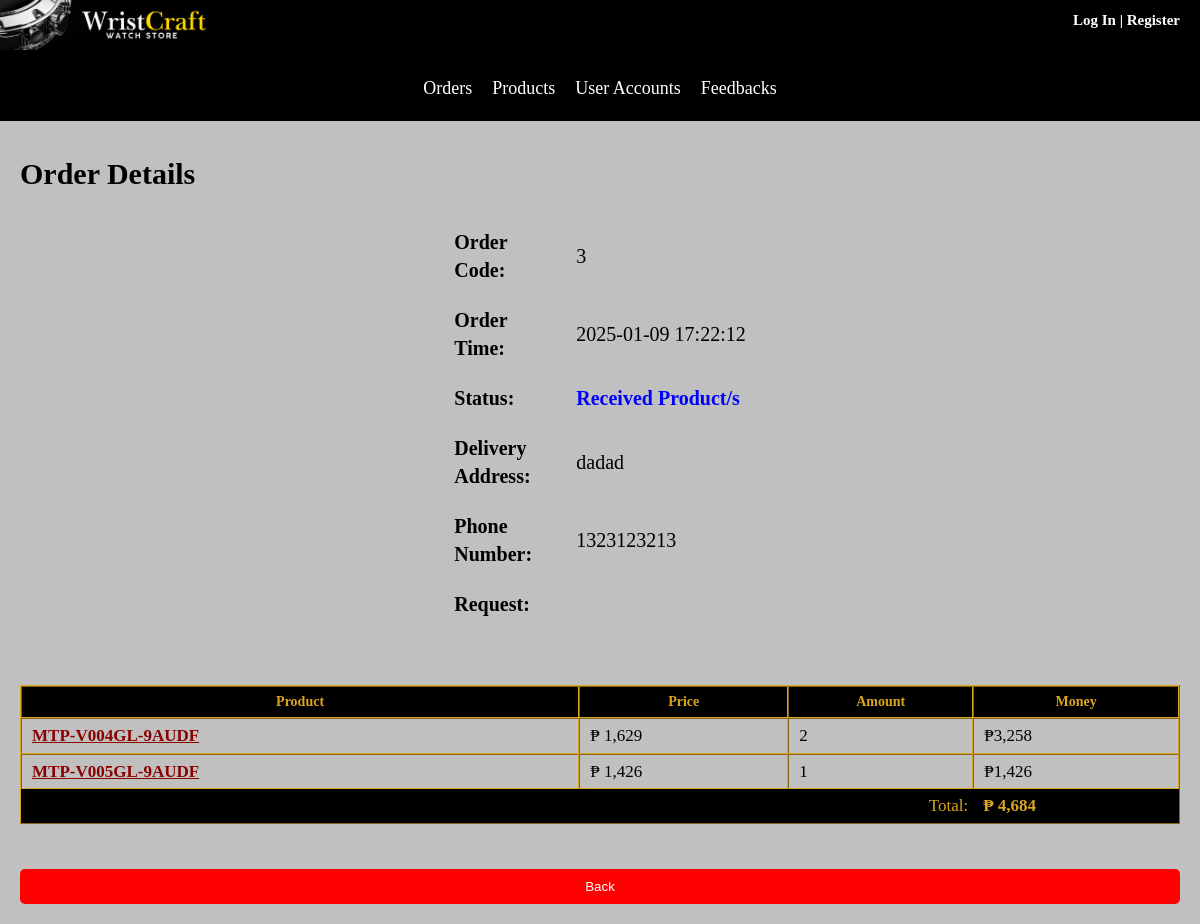
Screenshot of /WristCraft/adminorderdetails.php?id=3 with the database file from the repository.
### tables this page shows
CREATE TABLE `orders` (
  `Id` int(11) NOT NULL,
  `CreateTime` datetime NOT NULL,
  `CloseTime` datetime NOT NULL,
  `Status` int(11) NOT NULL,
  `UserId` int(11) DEFAULT NULL,
  `Name` varchar(255) NOT NULL,
  `Address` text NOT NULL,
  `Phone` varchar(12) NOT NULL,
  `Email` varchar(255) DEFAULT NULL,
  `Request` text DEFAULT NULL
);

CREATE TABLE `orderlines` (
  `Id` int(11) NOT NULL,
  `OrderId` int(11) NOT NULL,
  `WatchesId` int(11) NOT NULL,
  `Quantity` int(11) NOT NULL,
  `Price` int(11) NOT NULL
);

CREATE TABLE `watches` (
  `Id` int(11) NOT NULL,
  `CodeName` varchar(255) NOT NULL,
  `Name` varchar(255) NOT NULL,
  `Type` varchar(255) DEFAULT NULL,
  `Origin` varchar(255) DEFAULT NULL,
  `Year` int(11) DEFAULT NULL,
  `Details` text DEFAULT NULL,
  `Price` bigint(20) DEFAULT NULL,
  `CreateTime` datetime NOT NULL,
  `Picture` varchar(255) DEFAULT NULL
);

### WristCraft/ultility/userultilities.php (called while the page is built, shortened)
<?php
function getUserById($con, $userId) {
    $sql = "SELECT * FROM `users` WHERE Id = '$userId'";
    $result = mysqli_query($con, $sql);
    if (mysqli_num_rows($result) === 1) {
        return mysqli_fetch_array($result);
    } else {
        return '';
    }
}
?>

### WristCraft/ultility/productultilities.php (called while the page is built)
<?php
function getProductById($con, $productId) {
    $sql = "SELECT * FROM `watches` WHERE Id = '$productId'";
    $result = mysqli_query($con, $sql);
    if (mysqli_num_rows($result) === 1) {
        $myWatches = mysqli_fetch_array($result);
        return $myWatches;
    }
    return NULL;
}
?>

### WristCraft/adminorderdetails.php (the view, shortened to what this page needs)
<?php
require_once './data/dbconnect.php';
include './ultility/userultilities.php';
include './ultility/orderultilities.php';
include './ultility/productultilities.php';
$order = '';
if (isset($_GET['id'])) {
    $order = getOrderById($con, $_GET['id']);
}
else {
    header("Location: 404.php");
}
?>
<!doctype html>
<html>
    <head>
        <link href="styles/site.css" rel="stylesheet" type="text/css">
        <link href="styles/usercontrolGuest.css" rel="stylesheet" type="text/css">
    </head>
    <body>
        <div class="divContainer">
            <?php include './Templates/adminheader.php'; ?>
        <div style="background-color: black; overflow: hidden; display: flex; flex-wrap: wrap; justify-content: center; align-items: center; padding: 10px 0;">
            <a href="ordersmanager.php" style="color: white; padding: 10px; text-align: center; text-decoration: none; font-size: 18px; transition: background-color 0.3s;">Orders</a>
            <a href="Crud.php" style="color: white; padding: 10px; text-align: center; text-decoration: none; font-size: 18px; transition: background-color 0.3s;">Products</a>
            <a href="usersmanager.php" style="color: white; padding: 10px; text-align: center; text-decoration: none; font-size: 18px; transition: background-color 0.3s;">User Accounts</a>
            <a href="feedbacksmanager.php" style="color: white; padding: 10px; text-align: center; text-decoration: none; font-size: 18px; transition: background-color 0.3s;">Feedbacks</a>
        </div>
            <div class="divWrapper_2">
                    <div class="divMain">
                        <article class="articleContent">
                            <p class="pPageTitle">Order Details<?php $order['Id']; ?></p>
                            <section>
                                <form id="formUpdateUserInfors" action="" method="post">
                                    <table>
                                        <tr>
                                            <td width="100px"><b>Order Code:</b></td>
                                            <td><?php echo $order['Id']; ?></td>
                                        </tr>
                                        <tr>
                                            <td><b>Order Time:</b></td>
                                            <td><?php echo $order['CreateTime']; ?></td>
                                        </tr>
                                        <tr>
                                            <td><b>Status:</b></td>
                                            <td><?php echo getOrderStatus($con, $order['Status']); ?></td>
                                        </tr>
                                        <tr>
                                            <td><b>Delivery Address:</b></td>
                                            <td><?php echo $order['Address']; ?></td>
                                        </tr>
                                        <tr>
                                            <td><b>Phone Number:</b></td>
                                            <td><?php echo $order['Phone']; ?></td>
                                        </tr>
                                        <tr>
                                            <td><b>Request:</b></td>
                                            <td><?php echo $order['Request']; ?></td>
                                        </tr>
                                    </table>
                                </form>
                            </section>
                            <p>&nbsp;</p>
                            <section>
                                <table class="tableCart" id="tableCart" border="1" cellpadding="5" cellspacing="0">
                                    <tr id="trTop_TableCart">
                                        <th>Product</th>
                                        <th>Price</th>
                                        <th>Amount</th>
                                        <th>Money</th>
                                    </tr>
                                    <?php
                                        $lines = $order['lines'];
                                        foreach ($lines as $line) {
                                            $thisWatches = getProductById($con, $line['WatchesId']);
                                            if ($thisWatches != NULL) {
                                                ?>
                                                <tr>
                                                    <td><a class="aContent" href="watches.php?id=<?php echo $thisWatches['Id']; ?>"><?php echo $thisWatches['CodeName']; ?></a></td>
                                                    <td>&#8369; <?php echo number_format(floatval($thisWatches['Price']), 0, ".", ",");?></td>
                                                    <td><?php echo $line['Quantity']; ?></td>
                                                    <td>&#8369;<?php echo number_format(floatval($thisWatches['Price']) * floatval($line['Quantity']), 0, ".", ",");?></td>
                                                </tr>
                                                <?php
                                            }
                                        }
                                    ?>
                                    <tr id="trBottom_TableCart">
                                        <td colspan="3" style="text-align: right">Total: </td>
                                        <td style="font-weight: bold">&#8369; <?php echo $order['total']; ?></td>
                                    </tr>
                                </table>
                            </section>
                        </article>
                        <br><br>
                        <button type="button" style="padding: 10px 20px; background-color: red; color: white; border: none; border-radius: 5px; cursor: pointer;" onclick="window.location.href='ordersmanager.php';">Back</button>
                    </div>
                </div>
            </div>
    </body>
</html>

### WristCraft/styles/site.css (style rules this page uses)
body { font: 100%/1.4 Verdana; background-color: silver; margin: 0; padding: 0; color: #000; }
p { font-size: 20px; margin: 20px 0 10px; line-height: 25px; }
a:link { color: #42413C; text-decoration: none; }
section, footer, aside, article, figure { width: 100%; display: flex; flex-wrap: wrap; flex-direction: column; margin: auto 0; }
.divContainer { background-color: #42413C; margin: 0 auto; display: flex; flex-direction: column; flex: 1; }
.divWrapper_2 { display: flex; flex-wrap: wrap; flex-direction: column; flex: 1; position: relative; }
.divMain { width: 100%; box-sizing: border-box; margin-left: auto; margin-right: auto; background-color: silver; display: flex; flex-wrap: wrap; flex-direction: column; padding: 20px; position: relative; flex: 1; }
.articleContent { width: 100%; }
.pPageTitle { font-weight: bold; font-size: 30px; }
a.aContent, a.aContent:visited, a.aContent:hover, a.aContent:active, a.aContent:focus { font-weight: bold; color: darkred; text-decoration: underline; }

### WristCraft/styles/usercontrolGuest.css (style rules this page uses)
body { background-color: silver; margin: 0; padding: 0; }
.pPageTitle { margin-bottom: 30px; }
#formUpdateUserInfors { margin: 0 auto; }
#formUpdateUserInfors table { margin: 0 auto; }
#formUpdateUserInfors th, #formUpdateUserInfors td { padding: 10px; text-align: left; font-size: 20px; }
.tableCart { border-color: goldenrod; border-width: thin; font-size: 17px; }
.tableCart tr#trTop_TableCart { background: #000; color: goldenrod; }
.tableCart tr#trBottom_TableCart { background: #000; color: goldenrod; }
.tableCart tr#trBottom_TableCart td { border: none; }
.tableCart td { border-color: goldenrod; padding-left: 10px; }
.tableCart th { text-align: center; font-size: 14px; }

### rows the page displays
orders: Id "3", CreateTime "2025-01-09 17:22:12", Address "dadad", Phone "1323123213"
orderlines: WatchesId.CodeName "MTP-V004GL-9AUDF", WatchesId.Price "1,629", Quantity "2", WatchesId+Quantity "3,258"
orderlines: WatchesId.CodeName "MTP-V005GL-9AUDF", WatchesId.Price "1,426", Quantity "1", WatchesId+Quantity "1,426"

### other values shown
$order['total'] "4,684"
